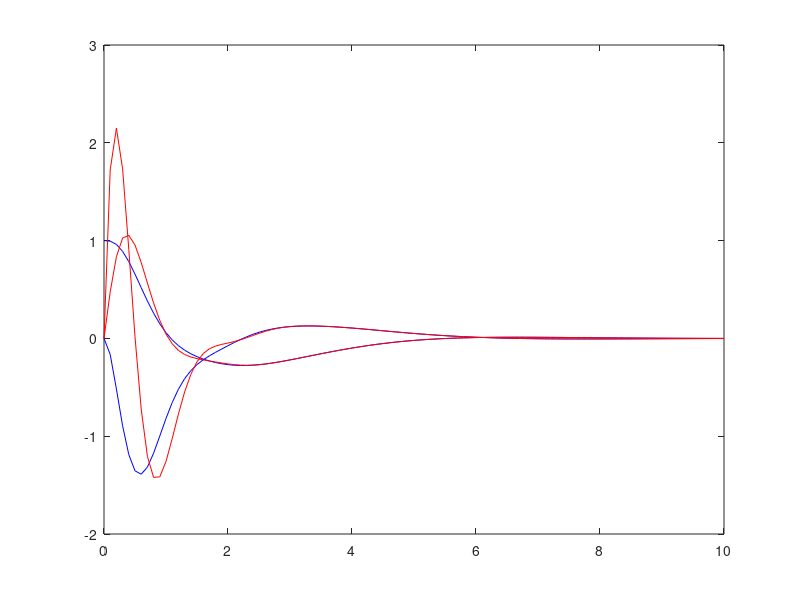

MATLAB code for this plot:
% EESC/USP - SEM 538 - Sistemas de Controle II
% Exemplo Observador - 2018

clear all
%close all
A = [ 0 1; 0 0];
B = [0;1];
C = [1 0];
D = 0;

%Controlador
wn = 1;
zeta = 0.707;
p=roots([1 2*wn*zeta wn*wn]);
K = acker(A,B,p);
Ac = A-B*K;

%Observador
wn2 = 5;
zeta2 = 0.5;
p2=roots([1 2*wn2*zeta2 wn2*wn2]);
L =acker(A',C',p2)';
Ae = A-L*C;

AA = [A  -B*K; L*C  Ae-B*K];
BB = [0;0;0;0];
CC = [0 0 0 0];
DD= 0;

MF = ss(AA,BB,CC,DD);
[Y,T,X] = lsim(MF,zeros(1,101),[0:0.1:10],[1;0;0;0]) ;

figure
plot(T,X(:,1:2),'b',T,X(:,3:4),'r')
